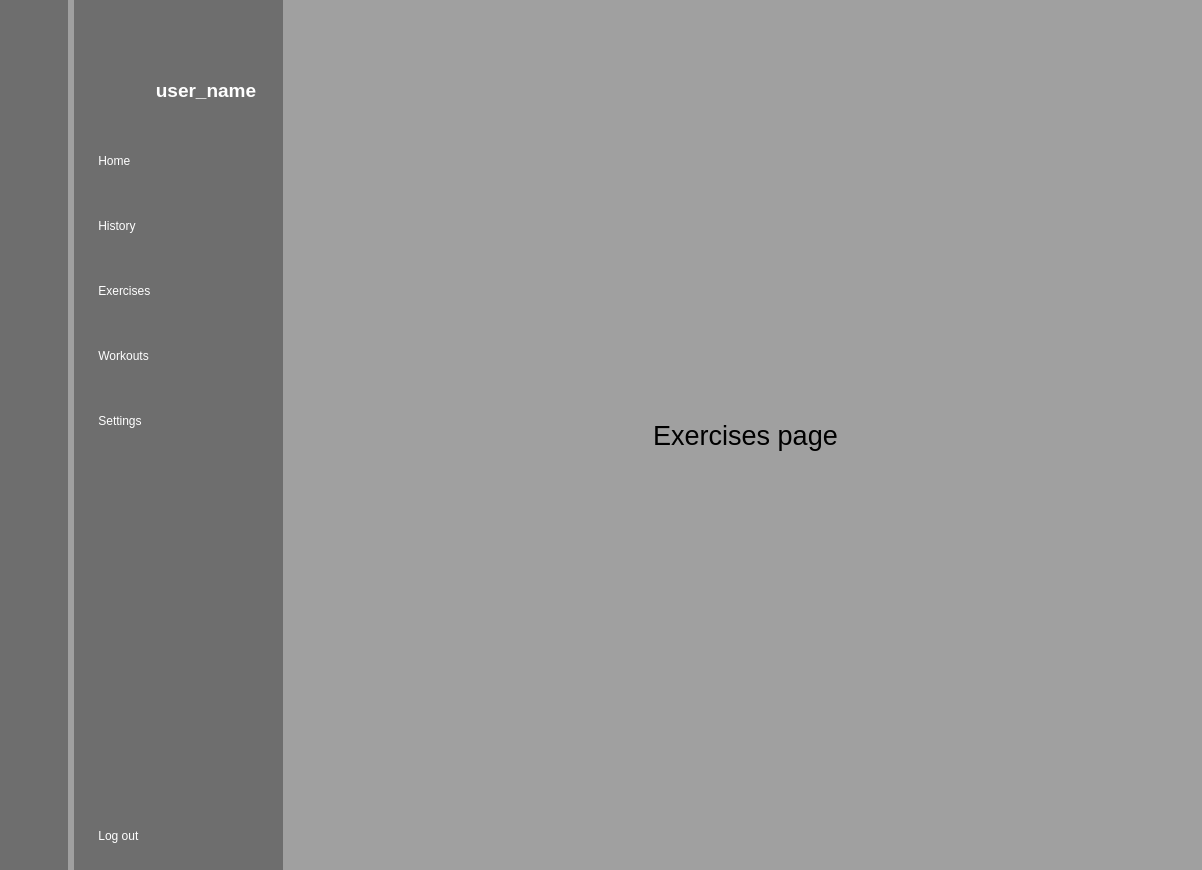
<?xml version="1.0" encoding="UTF-8"?>
<ui version="4.0">
 <class>MainWindow</class>
 <widget class="QMainWindow" name="MainWindow">
  <property name="geometry">
   <rect>
    <x>0</x>
    <y>0</y>
    <width>1202</width>
    <height>870</height>
   </rect>
  </property>
  <property name="windowTitle">
   <string>MainWindow</string>
  </property>
  <property name="styleSheet">
   <string notr="true">background-color: rgb(160, 160, 160);</string>
  </property>
  <widget class="QWidget" name="centralwidget">
   <layout class="QGridLayout" name="gridLayout">
    <property name="leftMargin">
     <number>0</number>
    </property>
    <property name="topMargin">
     <number>0</number>
    </property>
    <property name="rightMargin">
     <number>0</number>
    </property>
    <property name="bottomMargin">
     <number>0</number>
    </property>
    <item row="0" column="2">
     <widget class="QStackedWidget" name="stacked_main_window">
      <property name="font">
       <font>
        <kerning>true</kerning>
       </font>
      </property>
      <property name="styleSheet">
       <string notr="true">background-color: rgb(160, 160, 160);</string>
      </property>
      <property name="currentIndex">
       <number>3</number>
      </property>
      <widget class="QWidget" name="main_page">
       <layout class="QGridLayout" name="gridLayout_4">
        <property name="sizeConstraint">
         <enum>QLayout::SetDefaultConstraint</enum>
        </property>
        <property name="leftMargin">
         <number>0</number>
        </property>
        <property name="topMargin">
         <number>0</number>
        </property>
        <property name="rightMargin">
         <number>0</number>
        </property>
        <property name="bottomMargin">
         <number>0</number>
        </property>
        <item row="0" column="0">
         <widget class="QLabel" name="label_4">
          <property name="font">
           <font>
            <pointsize>20</pointsize>
           </font>
          </property>
          <property name="text">
           <string>Main Page</string>
          </property>
          <property name="alignment">
           <set>Qt::AlignCenter</set>
          </property>
         </widget>
        </item>
       </layout>
      </widget>
      <widget class="QWidget" name="workout_page">
       <layout class="QGridLayout" name="gridLayout_5">
        <item row="0" column="0">
         <widget class="QLabel" name="label_2">
          <property name="font">
           <font>
            <pointsize>20</pointsize>
           </font>
          </property>
          <property name="text">
           <string>Workout page</string>
          </property>
          <property name="alignment">
           <set>Qt::AlignCenter</set>
          </property>
         </widget>
        </item>
       </layout>
      </widget>
      <widget class="QWidget" name="history_page">
       <layout class="QGridLayout" name="gridLayout_6">
        <item row="0" column="0">
         <widget class="QLabel" name="label_6">
          <property name="font">
           <font>
            <pointsize>20</pointsize>
           </font>
          </property>
          <property name="text">
           <string>History Page</string>
          </property>
          <property name="alignment">
           <set>Qt::AlignCenter</set>
          </property>
         </widget>
        </item>
       </layout>
      </widget>
      <widget class="QWidget" name="exercises_page">
       <layout class="QGridLayout" name="gridLayout_2">
        <item row="4" column="0">
         <widget class="QLabel" name="label_8">
          <property name="font">
           <font>
            <pointsize>20</pointsize>
           </font>
          </property>
          <property name="text">
           <string>Exercises page</string>
          </property>
          <property name="alignment">
           <set>Qt::AlignCenter</set>
          </property>
         </widget>
        </item>
       </layout>
      </widget>
      <widget class="QWidget" name="settings_page">
       <layout class="QGridLayout" name="gridLayout_7">
        <item row="0" column="0">
         <widget class="QLabel" name="label_9">
          <property name="font">
           <font>
            <pointsize>20</pointsize>
           </font>
          </property>
          <property name="text">
           <string>Settings page</string>
          </property>
          <property name="alignment">
           <set>Qt::AlignCenter</set>
          </property>
         </widget>
        </item>
       </layout>
      </widget>
     </widget>
    </item>
    <item row="0" column="1">
     <widget class="QWidget" name="icon_name_widget" native="true">
      <property name="styleSheet">
       <string notr="true">QWidget{
	background-color: rgb(110, 110, 110);
	color: white;
}

QPushButton{
	color: white;
	text-align: left;
	height: 50px;
	padding-left: 12px;
	border: none;
	border-top-left-radius: 10px;
	border-bottom-left-radius: 10px;
	font: 12pt &quot;Segoe UI Symbol&quot;;
	
}

QPushButton:checked{
	background-color: rgb(160, 160, 160);
}</string>
      </property>
      <layout class="QVBoxLayout" name="verticalLayout_4">
       <property name="leftMargin">
        <number>9</number>
       </property>
       <property name="rightMargin">
        <number>0</number>
       </property>
       <item>
        <widget class="QPushButton" name="menu_button_2">
         <property name="minimumSize">
          <size>
           <width>200</width>
           <height>0</height>
          </size>
         </property>
         <property name="maximumSize">
          <size>
           <width>200</width>
           <height>16777215</height>
          </size>
         </property>
         <property name="styleSheet">
          <string notr="true"/>
         </property>
         <property name="text">
          <string/>
         </property>
         <property name="icon">
          <iconset resource="images/resources.qrc">
           <normaloff>:/white/menu_whie.png</normaloff>:/white/menu_whie.png</iconset>
         </property>
         <property name="checkable">
          <bool>false</bool>
         </property>
         <property name="autoExclusive">
          <bool>false</bool>
         </property>
        </widget>
       </item>
       <item>
        <layout class="QHBoxLayout" name="horizontalLayout">
         <property name="rightMargin">
          <number>20</number>
         </property>
         <item>
          <widget class="QLabel" name="label_3">
           <property name="minimumSize">
            <size>
             <width>50</width>
             <height>50</height>
            </size>
           </property>
           <property name="maximumSize">
            <size>
             <width>50</width>
             <height>50</height>
            </size>
           </property>
           <property name="text">
            <string/>
           </property>
           <property name="pixmap">
            <pixmap resource="images/resources.qrc">:/white/profile_white.png</pixmap>
           </property>
           <property name="scaledContents">
            <bool>true</bool>
           </property>
          </widget>
         </item>
         <item>
          <layout class="QVBoxLayout" name="verticalLayout">
           <item>
            <widget class="QLabel" name="hello_label">
             <property name="maximumSize">
              <size>
               <width>200</width>
               <height>16777215</height>
              </size>
             </property>
             <property name="font">
              <font>
               <pointsize>14</pointsize>
               <weight>75</weight>
               <bold>true</bold>
              </font>
             </property>
             <property name="styleSheet">
              <string notr="true">padding-left: 10px;</string>
             </property>
             <property name="text">
              <string>user_name</string>
             </property>
             <property name="alignment">
              <set>Qt::AlignCenter</set>
             </property>
            </widget>
           </item>
          </layout>
         </item>
        </layout>
       </item>
       <item>
        <layout class="QVBoxLayout" name="verticalLayout_2">
         <property name="spacing">
          <number>15</number>
         </property>
         <property name="topMargin">
          <number>15</number>
         </property>
         <item>
          <widget class="QPushButton" name="home_button_2">
           <property name="text">
            <string> Home</string>
           </property>
           <property name="icon">
            <iconset resource="images/resources.qrc">
             <normaloff>:/white/home_white.png</normaloff>:/white/home_white.png</iconset>
           </property>
           <property name="iconSize">
            <size>
             <width>25</width>
             <height>25</height>
            </size>
           </property>
           <property name="checkable">
            <bool>true</bool>
           </property>
           <property name="autoExclusive">
            <bool>true</bool>
           </property>
          </widget>
         </item>
         <item>
          <widget class="QPushButton" name="history_button_2">
           <property name="text">
            <string> History</string>
           </property>
           <property name="icon">
            <iconset resource="images/resources.qrc">
             <normaloff>:/white/history_white.png</normaloff>:/white/history_white.png</iconset>
           </property>
           <property name="iconSize">
            <size>
             <width>25</width>
             <height>25</height>
            </size>
           </property>
           <property name="checkable">
            <bool>true</bool>
           </property>
           <property name="autoExclusive">
            <bool>true</bool>
           </property>
          </widget>
         </item>
         <item>
          <widget class="QPushButton" name="exercises_button_2">
           <property name="text">
            <string> Exercises</string>
           </property>
           <property name="icon">
            <iconset resource="images/resources.qrc">
             <normaloff>:/white/dumbbell_white.png</normaloff>:/white/dumbbell_white.png</iconset>
           </property>
           <property name="iconSize">
            <size>
             <width>25</width>
             <height>25</height>
            </size>
           </property>
           <property name="checkable">
            <bool>true</bool>
           </property>
           <property name="autoExclusive">
            <bool>true</bool>
           </property>
          </widget>
         </item>
         <item>
          <widget class="QPushButton" name="workout_button_2">
           <property name="text">
            <string> Workouts</string>
           </property>
           <property name="icon">
            <iconset resource="images/resources.qrc">
             <normaloff>:/white/exercises_white.png</normaloff>:/white/exercises_white.png</iconset>
           </property>
           <property name="iconSize">
            <size>
             <width>25</width>
             <height>25</height>
            </size>
           </property>
           <property name="checkable">
            <bool>true</bool>
           </property>
           <property name="autoExclusive">
            <bool>true</bool>
           </property>
          </widget>
         </item>
         <item>
          <widget class="QPushButton" name="settings_button_2">
           <property name="text">
            <string> Settings</string>
           </property>
           <property name="icon">
            <iconset resource="images/resources.qrc">
             <normaloff>:/white/settings_white.png</normaloff>:/white/settings_white.png</iconset>
           </property>
           <property name="iconSize">
            <size>
             <width>25</width>
             <height>25</height>
            </size>
           </property>
           <property name="checkable">
            <bool>true</bool>
           </property>
           <property name="autoExclusive">
            <bool>true</bool>
           </property>
          </widget>
         </item>
        </layout>
       </item>
       <item>
        <spacer name="verticalSpacer_2">
         <property name="orientation">
          <enum>Qt::Vertical</enum>
         </property>
         <property name="sizeHint" stdset="0">
          <size>
           <width>20</width>
           <height>213</height>
          </size>
         </property>
        </spacer>
       </item>
       <item>
        <widget class="QPushButton" name="exit_button_2">
         <property name="text">
          <string> Log out</string>
         </property>
         <property name="icon">
          <iconset resource="images/resources.qrc">
           <normaloff>:/white/log_out_white.png</normaloff>:/white/log_out_white.png</iconset>
         </property>
         <property name="iconSize">
          <size>
           <width>25</width>
           <height>25</height>
          </size>
         </property>
        </widget>
       </item>
      </layout>
     </widget>
    </item>
    <item row="0" column="0">
     <widget class="QWidget" name="icon_only_widget" native="true">
      <property name="styleSheet">
       <string notr="true">QWidget{
	background-color: rgb(110, 110, 110);
}

QPushButton{
	color: white;
	height: 50px;
	border: none;
	border-radius: 10px;

}

QPushButton:checked{
	background-color: rgb(160, 160, 160);
}</string>
      </property>
      <layout class="QVBoxLayout" name="verticalLayout_5">
       <item>
        <widget class="QPushButton" name="menu_button_1">
         <property name="text">
          <string/>
         </property>
         <property name="icon">
          <iconset resource="images/resources.qrc">
           <normaloff>:/white/menu_whie.png</normaloff>:/white/menu_whie.png</iconset>
         </property>
         <property name="checkable">
          <bool>false</bool>
         </property>
         <property name="autoExclusive">
          <bool>false</bool>
         </property>
        </widget>
       </item>
       <item>
        <layout class="QHBoxLayout" name="horizontalLayout_2">
         <item>
          <widget class="QLabel" name="label">
           <property name="minimumSize">
            <size>
             <width>50</width>
             <height>50</height>
            </size>
           </property>
           <property name="maximumSize">
            <size>
             <width>50</width>
             <height>50</height>
            </size>
           </property>
           <property name="inputMethodHints">
            <set>Qt::ImhNone</set>
           </property>
           <property name="text">
            <string/>
           </property>
           <property name="pixmap">
            <pixmap resource="images/resources.qrc">:/white/profile_white.png</pixmap>
           </property>
           <property name="scaledContents">
            <bool>true</bool>
           </property>
           <property name="alignment">
            <set>Qt::AlignCenter</set>
           </property>
          </widget>
         </item>
        </layout>
       </item>
       <item>
        <layout class="QVBoxLayout" name="verticalLayout_3">
         <property name="spacing">
          <number>15</number>
         </property>
         <property name="topMargin">
          <number>15</number>
         </property>
         <item>
          <widget class="QPushButton" name="home_button_1">
           <property name="text">
            <string/>
           </property>
           <property name="icon">
            <iconset resource="images/resources.qrc">
             <normaloff>:/white/home_white.png</normaloff>:/white/home_white.png</iconset>
           </property>
           <property name="iconSize">
            <size>
             <width>25</width>
             <height>25</height>
            </size>
           </property>
           <property name="checkable">
            <bool>true</bool>
           </property>
           <property name="autoExclusive">
            <bool>true</bool>
           </property>
          </widget>
         </item>
         <item>
          <widget class="QPushButton" name="history_button_1">
           <property name="text">
            <string/>
           </property>
           <property name="icon">
            <iconset resource="images/resources.qrc">
             <normaloff>:/white/history_white.png</normaloff>:/white/history_white.png</iconset>
           </property>
           <property name="iconSize">
            <size>
             <width>25</width>
             <height>25</height>
            </size>
           </property>
           <property name="checkable">
            <bool>true</bool>
           </property>
           <property name="autoExclusive">
            <bool>true</bool>
           </property>
          </widget>
         </item>
         <item>
          <widget class="QPushButton" name="exercises_button_1">
           <property name="text">
            <string/>
           </property>
           <property name="icon">
            <iconset resource="images/resources.qrc">
             <normaloff>:/white/dumbbell_white.png</normaloff>:/white/dumbbell_white.png</iconset>
           </property>
           <property name="iconSize">
            <size>
             <width>25</width>
             <height>25</height>
            </size>
           </property>
           <property name="checkable">
            <bool>true</bool>
           </property>
           <property name="autoExclusive">
            <bool>true</bool>
           </property>
          </widget>
         </item>
         <item>
          <widget class="QPushButton" name="workout_button_1">
           <property name="text">
            <string/>
           </property>
           <property name="icon">
            <iconset resource="images/resources.qrc">
             <normaloff>:/white/exercises_white.png</normaloff>:/white/exercises_white.png</iconset>
           </property>
           <property name="iconSize">
            <size>
             <width>25</width>
             <height>25</height>
            </size>
           </property>
           <property name="checkable">
            <bool>true</bool>
           </property>
           <property name="autoExclusive">
            <bool>true</bool>
           </property>
          </widget>
         </item>
         <item>
          <widget class="QPushButton" name="settings_button_1">
           <property name="text">
            <string/>
           </property>
           <property name="icon">
            <iconset resource="images/resources.qrc">
             <normaloff>:/white/settings_white.png</normaloff>:/white/settings_white.png</iconset>
           </property>
           <property name="iconSize">
            <size>
             <width>25</width>
             <height>25</height>
            </size>
           </property>
           <property name="checkable">
            <bool>true</bool>
           </property>
           <property name="autoExclusive">
            <bool>true</bool>
           </property>
          </widget>
         </item>
        </layout>
       </item>
       <item>
        <spacer name="verticalSpacer">
         <property name="orientation">
          <enum>Qt::Vertical</enum>
         </property>
         <property name="sizeHint" stdset="0">
          <size>
           <width>20</width>
           <height>213</height>
          </size>
         </property>
        </spacer>
       </item>
       <item>
        <widget class="QPushButton" name="exit_button_1">
         <property name="text">
          <string/>
         </property>
         <property name="icon">
          <iconset resource="images/resources.qrc">
           <normaloff>:/white/log_out_white.png</normaloff>:/white/log_out_white.png</iconset>
         </property>
         <property name="iconSize">
          <size>
           <width>25</width>
           <height>25</height>
          </size>
         </property>
        </widget>
       </item>
      </layout>
     </widget>
    </item>
   </layout>
  </widget>
 </widget>
 <resources>
  <include location="images/resources.qrc"/>
 </resources>
 <connections>
  <connection>
   <sender>menu_button_1</sender>
   <signal>clicked(bool)</signal>
   <receiver>icon_only_widget</receiver>
   <slot>setVisible(bool)</slot>
   <hints>
    <hint type="sourcelabel">
     <x>33</x>
     <y>33</y>
    </hint>
    <hint type="destinationlabel">
     <x>25</x>
     <y>666</y>
    </hint>
   </hints>
  </connection>
  <connection>
   <sender>menu_button_2</sender>
   <signal>clicked(bool)</signal>
   <receiver>icon_name_widget</receiver>
   <slot>setVisible(bool)</slot>
   <hints>
    <hint type="sourcelabel">
     <x>102</x>
     <y>39</y>
    </hint>
    <hint type="destinationlabel">
     <x>185</x>
     <y>670</y>
    </hint>
   </hints>
  </connection>
  <connection>
   <sender>menu_button_2</sender>
   <signal>clicked(bool)</signal>
   <receiver>icon_only_widget</receiver>
   <slot>setHidden(bool)</slot>
   <hints>
    <hint type="sourcelabel">
     <x>198</x>
     <y>28</y>
    </hint>
    <hint type="destinationlabel">
     <x>32</x>
     <y>770</y>
    </hint>
   </hints>
  </connection>
  <connection>
   <sender>menu_button_1</sender>
   <signal>clicked(bool)</signal>
   <receiver>icon_name_widget</receiver>
   <slot>setHidden(bool)</slot>
   <hints>
    <hint type="sourcelabel">
     <x>31</x>
     <y>17</y>
    </hint>
    <hint type="destinationlabel">
     <x>270</x>
     <y>752</y>
    </hint>
   </hints>
  </connection>
  <connection>
   <sender>settings_button_1</sender>
   <signal>toggled(bool)</signal>
   <receiver>settings_button_2</receiver>
   <slot>setChecked(bool)</slot>
   <hints>
    <hint type="sourcelabel">
     <x>25</x>
     <y>495</y>
    </hint>
    <hint type="destinationlabel">
     <x>146</x>
     <y>489</y>
    </hint>
   </hints>
  </connection>
  <connection>
   <sender>exercises_button_1</sender>
   <signal>toggled(bool)</signal>
   <receiver>exercises_button_2</receiver>
   <slot>setChecked(bool)</slot>
   <hints>
    <hint type="sourcelabel">
     <x>50</x>
     <y>421</y>
    </hint>
    <hint type="destinationlabel">
     <x>160</x>
     <y>425</y>
    </hint>
   </hints>
  </connection>
  <connection>
   <sender>history_button_1</sender>
   <signal>toggled(bool)</signal>
   <receiver>history_button_2</receiver>
   <slot>setChecked(bool)</slot>
   <hints>
    <hint type="sourcelabel">
     <x>30</x>
     <y>293</y>
    </hint>
    <hint type="destinationlabel">
     <x>193</x>
     <y>308</y>
    </hint>
   </hints>
  </connection>
  <connection>
   <sender>workout_button_1</sender>
   <signal>toggled(bool)</signal>
   <receiver>workout_button_2</receiver>
   <slot>setChecked(bool)</slot>
   <hints>
    <hint type="sourcelabel">
     <x>25</x>
     <y>235</y>
    </hint>
    <hint type="destinationlabel">
     <x>125</x>
     <y>225</y>
    </hint>
   </hints>
  </connection>
  <connection>
   <sender>home_button_1</sender>
   <signal>toggled(bool)</signal>
   <receiver>home_button_2</receiver>
   <slot>setChecked(bool)</slot>
   <hints>
    <hint type="sourcelabel">
     <x>42</x>
     <y>178</y>
    </hint>
    <hint type="destinationlabel">
     <x>159</x>
     <y>176</y>
    </hint>
   </hints>
  </connection>
  <connection>
   <sender>settings_button_2</sender>
   <signal>toggled(bool)</signal>
   <receiver>settings_button_1</receiver>
   <slot>setChecked(bool)</slot>
   <hints>
    <hint type="sourcelabel">
     <x>213</x>
     <y>483</y>
    </hint>
    <hint type="destinationlabel">
     <x>39</x>
     <y>472</y>
    </hint>
   </hints>
  </connection>
  <connection>
   <sender>exercises_button_2</sender>
   <signal>toggled(bool)</signal>
   <receiver>exercises_button_1</receiver>
   <slot>setChecked(bool)</slot>
   <hints>
    <hint type="sourcelabel">
     <x>286</x>
     <y>419</y>
    </hint>
    <hint type="destinationlabel">
     <x>33</x>
     <y>404</y>
    </hint>
   </hints>
  </connection>
  <connection>
   <sender>history_button_2</sender>
   <signal>toggled(bool)</signal>
   <receiver>history_button_1</receiver>
   <slot>setChecked(bool)</slot>
   <hints>
    <hint type="sourcelabel">
     <x>209</x>
     <y>302</y>
    </hint>
    <hint type="destinationlabel">
     <x>39</x>
     <y>287</y>
    </hint>
   </hints>
  </connection>
  <connection>
   <sender>workout_button_2</sender>
   <signal>toggled(bool)</signal>
   <receiver>workout_button_1</receiver>
   <slot>setChecked(bool)</slot>
   <hints>
    <hint type="sourcelabel">
     <x>208</x>
     <y>233</y>
    </hint>
    <hint type="destinationlabel">
     <x>30</x>
     <y>228</y>
    </hint>
   </hints>
  </connection>
  <connection>
   <sender>home_button_2</sender>
   <signal>toggled(bool)</signal>
   <receiver>home_button_1</receiver>
   <slot>setChecked(bool)</slot>
   <hints>
    <hint type="sourcelabel">
     <x>228</x>
     <y>180</y>
    </hint>
    <hint type="destinationlabel">
     <x>38</x>
     <y>165</y>
    </hint>
   </hints>
  </connection>
 </connections>
</ui>
